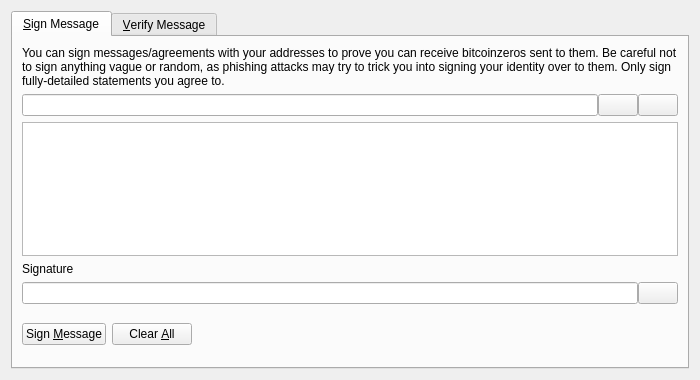
<?xml version="1.0" encoding="UTF-8"?>
<ui version="4.0">
 <class>SignVerifyMessageDialog</class>
 <widget class="QDialog" name="SignVerifyMessageDialog">
  <property name="geometry">
   <rect>
    <x>0</x>
    <y>0</y>
    <width>700</width>
    <height>380</height>
   </rect>
  </property>
  <property name="windowTitle">
   <string>Signatures - Sign / Verify a Message</string>
  </property>
  <property name="modal">
   <bool>true</bool>
  </property>
  <layout class="QVBoxLayout" name="verticalLayout">
   <item>
    <widget class="QTabWidget" name="tabWidget">
     <property name="currentIndex">
      <number>0</number>
     </property>
     <widget class="QWidget" name="tabSignMessage">
      <attribute name="title">
       <string>&amp;Sign Message</string>
      </attribute>
      <layout class="QVBoxLayout" name="verticalLayout_SM">
       <item>
        <widget class="QLabel" name="infoLabel_SM">
         <property name="text">
          <string>You can sign messages/agreements with your addresses to prove you can receive bitcoinzeros sent to them. Be careful not to sign anything vague or random, as phishing attacks may try to trick you into signing your identity over to them. Only sign fully-detailed statements you agree to.</string>
         </property>
         <property name="textFormat">
          <enum>Qt::PlainText</enum>
         </property>
         <property name="wordWrap">
          <bool>true</bool>
         </property>
        </widget>
       </item>
       <item>
        <layout class="QHBoxLayout" name="horizontalLayout_1_SM">
         <property name="spacing">
          <number>0</number>
         </property>
         <item>
          <widget class="QValidatedLineEdit" name="addressIn_SM">
           <property name="toolTip">
            <string>The Bitcoin address to sign the message with</string>
           </property>
          </widget>
         </item>
         <item>
          <widget class="QPushButton" name="addressBookButton_SM">
           <property name="toolTip">
            <string>Choose previously used address</string>
           </property>
           <property name="text">
            <string/>
           </property>
           <property name="icon">
            <iconset resource="../bitcoin.qrc">
             <normaloff>:/icons/address-book</normaloff>:/icons/address-book</iconset>
           </property>
           <property name="shortcut">
            <string>Alt+A</string>
           </property>
           <property name="autoDefault">
            <bool>false</bool>
           </property>
          </widget>
         </item>
         <item>
          <widget class="QPushButton" name="pasteButton_SM">
           <property name="toolTip">
            <string>Paste address from clipboard</string>
           </property>
           <property name="text">
            <string/>
           </property>
           <property name="icon">
            <iconset resource="../bitcoin.qrc">
             <normaloff>:/icons/editpaste</normaloff>:/icons/editpaste</iconset>
           </property>
           <property name="shortcut">
            <string>Alt+P</string>
           </property>
           <property name="autoDefault">
            <bool>false</bool>
           </property>
          </widget>
         </item>
        </layout>
       </item>
       <item>
        <widget class="QPlainTextEdit" name="messageIn_SM">
         <property name="toolTip">
          <string>Enter the message you want to sign here</string>
         </property>
        </widget>
       </item>
       <item>
        <widget class="QLabel" name="signatureLabel_SM">
         <property name="text">
          <string>Signature</string>
         </property>
         <property name="textFormat">
          <enum>Qt::PlainText</enum>
         </property>
        </widget>
       </item>
       <item>
        <layout class="QHBoxLayout" name="horizontalLayout_2_SM">
         <property name="spacing">
          <number>0</number>
         </property>
         <item>
          <widget class="QLineEdit" name="signatureOut_SM">
           <property name="font">
            <font>
             <italic>true</italic>
            </font>
           </property>
           <property name="readOnly">
            <bool>true</bool>
           </property>
          </widget>
         </item>
         <item>
          <widget class="QPushButton" name="copySignatureButton_SM">
           <property name="toolTip">
            <string>Copy the current signature to the system clipboard</string>
           </property>
           <property name="text">
            <string/>
           </property>
           <property name="icon">
            <iconset resource="../bitcoin.qrc">
             <normaloff>:/icons/editcopy</normaloff>:/icons/editcopy</iconset>
           </property>
           <property name="autoDefault">
            <bool>false</bool>
           </property>
          </widget>
         </item>
        </layout>
       </item>
       <item>
        <layout class="QHBoxLayout" name="horizontalLayout_3_SM">
         <item>
          <widget class="QPushButton" name="signMessageButton_SM">
           <property name="toolTip">
            <string>Sign the message to prove you own this BitcoinZero address</string>
           </property>
           <property name="text">
            <string>Sign &amp;Message</string>
           </property>
           <property name="icon">
            <iconset resource="../bitcoin.qrc">
             <normaloff>:/icons/edit</normaloff>:/icons/edit</iconset>
           </property>
           <property name="autoDefault">
            <bool>false</bool>
           </property>
          </widget>
         </item>
         <item>
          <widget class="QPushButton" name="clearButton_SM">
           <property name="toolTip">
            <string>Reset all sign message fields</string>
           </property>
           <property name="text">
            <string>Clear &amp;All</string>
           </property>
           <property name="icon">
            <iconset resource="../bitcoin.qrc">
             <normaloff>:/icons/remove</normaloff>:/icons/remove</iconset>
           </property>
           <property name="autoDefault">
            <bool>false</bool>
           </property>
          </widget>
         </item>
         <item>
          <spacer name="horizontalSpacer_1_SM">
           <property name="orientation">
            <enum>Qt::Horizontal</enum>
           </property>
           <property name="sizeHint" stdset="0">
            <size>
             <width>40</width>
             <height>48</height>
            </size>
           </property>
          </spacer>
         </item>
         <item>
          <widget class="QLabel" name="statusLabel_SM">
           <property name="font">
            <font>
             <weight>75</weight>
             <bold>true</bold>
            </font>
           </property>
           <property name="text">
            <string/>
           </property>
           <property name="wordWrap">
            <bool>true</bool>
           </property>
          </widget>
         </item>
         <item>
          <spacer name="horizontalSpacer_2_SM">
           <property name="orientation">
            <enum>Qt::Horizontal</enum>
           </property>
           <property name="sizeHint" stdset="0">
            <size>
             <width>40</width>
             <height>48</height>
            </size>
           </property>
          </spacer>
         </item>
        </layout>
       </item>
      </layout>
     </widget>
     <widget class="QWidget" name="tabVerifyMessage">
      <attribute name="title">
       <string>&amp;Verify Message</string>
      </attribute>
      <layout class="QVBoxLayout" name="verticalLayout_VM">
       <item>
        <widget class="QLabel" name="infoLabel_VM">
         <property name="text">
          <string>Enter the receiver's address, message (ensure you copy line breaks, spaces, tabs, etc. exactly) and signature below to verify the message. Be careful not to read more into the signature than what is in the signed message itself, to avoid being tricked by a man-in-the-middle attack. Note that this only proves the signing party receives with the address, it cannot prove sendership of any transaction!</string>
         </property>
         <property name="textFormat">
          <enum>Qt::PlainText</enum>
         </property>
         <property name="alignment">
          <set>Qt::AlignLeading|Qt::AlignLeft|Qt::AlignTop</set>
         </property>
         <property name="wordWrap">
          <bool>true</bool>
         </property>
        </widget>
       </item>
       <item>
        <layout class="QHBoxLayout" name="horizontalLayout_1_VM">
         <property name="spacing">
          <number>0</number>
         </property>
         <item>
          <widget class="QValidatedLineEdit" name="addressIn_VM">
           <property name="toolTip">
            <string>The BitcoinZero address the message was signed with</string>
           </property>
          </widget>
         </item>
         <item>
          <widget class="QPushButton" name="addressBookButton_VM">
           <property name="toolTip">
            <string>Choose previously used address</string>
           </property>
           <property name="text">
            <string/>
           </property>
           <property name="icon">
            <iconset resource="../bitcoin.qrc">
             <normaloff>:/icons/address-book</normaloff>:/icons/address-book</iconset>
           </property>
           <property name="shortcut">
            <string>Alt+A</string>
           </property>
           <property name="autoDefault">
            <bool>false</bool>
           </property>
          </widget>
         </item>
        </layout>
       </item>
       <item>
        <widget class="QPlainTextEdit" name="messageIn_VM"/>
       </item>
       <item>
        <widget class="QValidatedLineEdit" name="signatureIn_VM"/>
       </item>
       <item>
        <layout class="QHBoxLayout" name="horizontalLayout_2_VM">
         <item>
          <widget class="QPushButton" name="verifyMessageButton_VM">
           <property name="toolTip">
            <string>Verify the message to ensure it was signed with the specified BitcoinZero address</string>
           </property>
           <property name="text">
            <string>Verify &amp;Message</string>
           </property>
           <property name="icon">
            <iconset resource="../bitcoin.qrc">
             <normaloff>:/icons/transaction_0</normaloff>:/icons/transaction_0</iconset>
           </property>
           <property name="autoDefault">
            <bool>false</bool>
           </property>
          </widget>
         </item>
         <item>
          <widget class="QPushButton" name="clearButton_VM">
           <property name="toolTip">
            <string>Reset all verify message fields</string>
           </property>
           <property name="text">
            <string>Clear &amp;All</string>
           </property>
           <property name="icon">
            <iconset resource="../bitcoin.qrc">
             <normaloff>:/icons/remove</normaloff>:/icons/remove</iconset>
           </property>
           <property name="autoDefault">
            <bool>false</bool>
           </property>
          </widget>
         </item>
         <item>
          <spacer name="horizontalSpacer_1_VM">
           <property name="orientation">
            <enum>Qt::Horizontal</enum>
           </property>
           <property name="sizeHint" stdset="0">
            <size>
             <width>40</width>
             <height>48</height>
            </size>
           </property>
          </spacer>
         </item>
         <item>
          <widget class="QLabel" name="statusLabel_VM">
           <property name="font">
            <font>
             <weight>75</weight>
             <bold>true</bold>
            </font>
           </property>
           <property name="text">
            <string/>
           </property>
           <property name="wordWrap">
            <bool>true</bool>
           </property>
          </widget>
         </item>
         <item>
          <spacer name="horizontalSpacer_2_VM">
           <property name="orientation">
            <enum>Qt::Horizontal</enum>
           </property>
           <property name="sizeHint" stdset="0">
            <size>
             <width>40</width>
             <height>48</height>
            </size>
           </property>
          </spacer>
         </item>
        </layout>
       </item>
      </layout>
     </widget>
    </widget>
   </item>
  </layout>
 </widget>
 <customwidgets>
  <customwidget>
   <class>QValidatedLineEdit</class>
   <extends>QLineEdit</extends>
   <header>qvalidatedlineedit.h</header>
  </customwidget>
 </customwidgets>
 <resources>
  <include location="../bitcoin.qrc"/>
 </resources>
 <connections/>
</ui>
